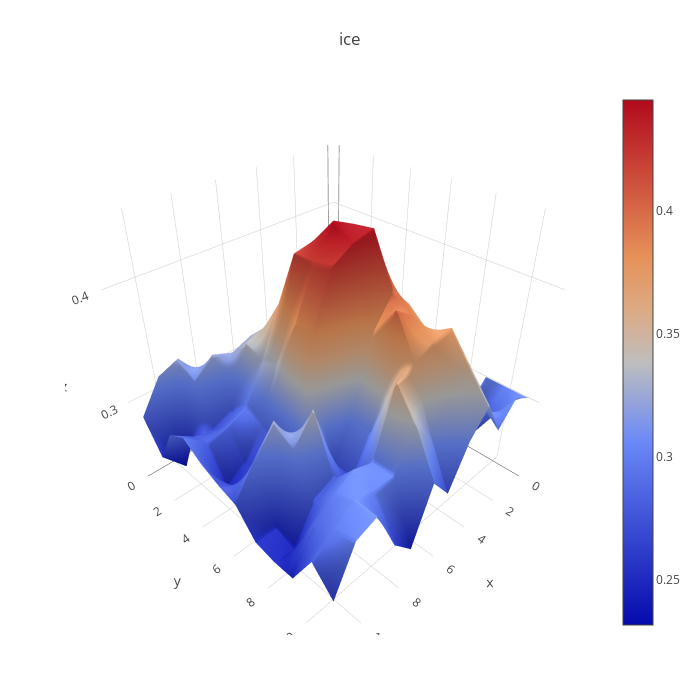

Notebook code for this chart:
### Code cell
plotmy3d(a[:,:,0], 'ice')

### Figure 1 — Plotly figure (JSON) as saved in the notebook; plotly's stock layout.template omitted (floating-point values rounded to 4 significant figures; data arrays with more than 128 entries replaced by an {"elided": "..."} marker saying what was removed)
{"data": [{"type": "surface", "z": {"elided": "12x12 float values"}}], "layout": {"autosize": false, "height": 700, "margin": {"b": 65, "l": 65, "r": 50, "t": 90}, "title": "ice", "width": 700}}
